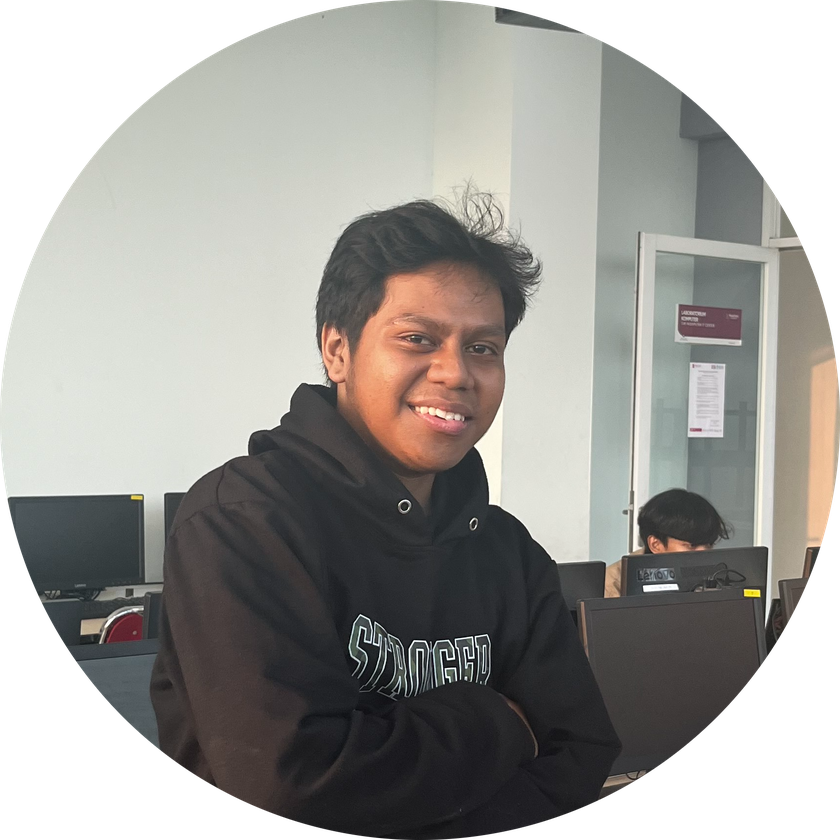
#> input picture Hasil Kuliah 4 Tahun/Semester 5/Pengelolahan Citra Digital/Sesi 6/Latihan/File Gambar/image.png, 840 x 840 px, shrunk from 1708 x 1708 before the run, found by its file name
$ python tugas.py
#> lines starting #> are read from the running program, lines starting #| are printed output that depends on the picture
import numpy as np
import imageio
import matplotlib.pyplot as plt
from scipy.ndimage import convolve

# Fungsi untuk menerapkan operator Roberts
def roberts_edge_detection(image):
    # Kernel Roberts
    kernel_x = np.array([[1, 0], [0, -1]])
    kernel_y = np.array([[0, 1], [-1, 0]])

    # Menggunakan konvolusi
    gx = convolve(image, kernel_x)
    gy = convolve(image, kernel_y)

    # Menghitung magnitude
    edges = np.hypot(gx, gy)
    edges = edges / edges.max()  # Normalisasi
    return edges

# Fungsi untuk menerapkan operator Sobel
def sobel_edge_detection(image):
    # Kernel Sobel
    kernel_x = np.array([[1, 0, -1], [2, 0, -2], [1, 0, -1]])
    kernel_y = np.array([[1, 2, 1], [0, 0, 0], [-1, -2, -1]])

    # Menggunakan konvolusi
    gx = convolve(image, kernel_x)
    gy = convolve(image, kernel_y)

    # Menghitung magnitude
    edges = np.hypot(gx, gy)
    edges = edges / edges.max()  # Normalisasi
    return edges

# Membaca gambar dan mengubahnya menjadi grayscale
image = imageio.imread('C:\\LupusKae\\image.png')
#> image is the input picture: shape (840, 840, 4); mean R, G, B, A 106.7, 105.2, 101.2, 200.3
if image.ndim == 3:  # Jika gambar berwarna
    image = np.dot(image[..., :3], [0.2989, 0.5870, 0.1140])  # Konversi ke grayscale
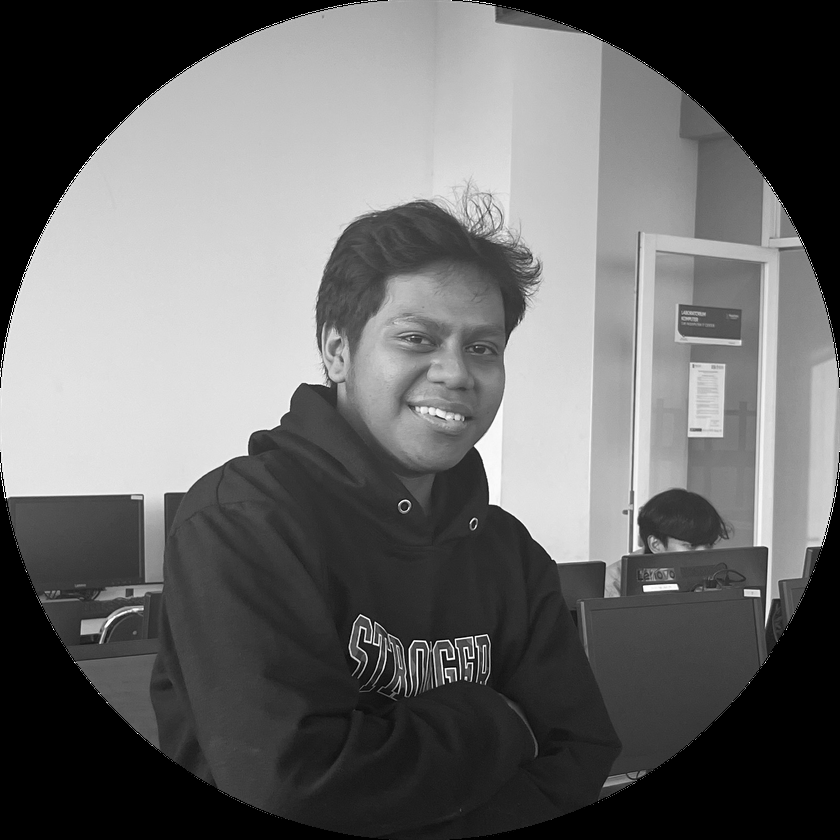
#> image: shape (840, 840) float64; min 0, max 255, mean 105.2

# Menerapkan deteksi tepi
edges_roberts = roberts_edge_detection(image)
#> in roberts_edge_detection, `gx = convolve(image, kernel_x)`:
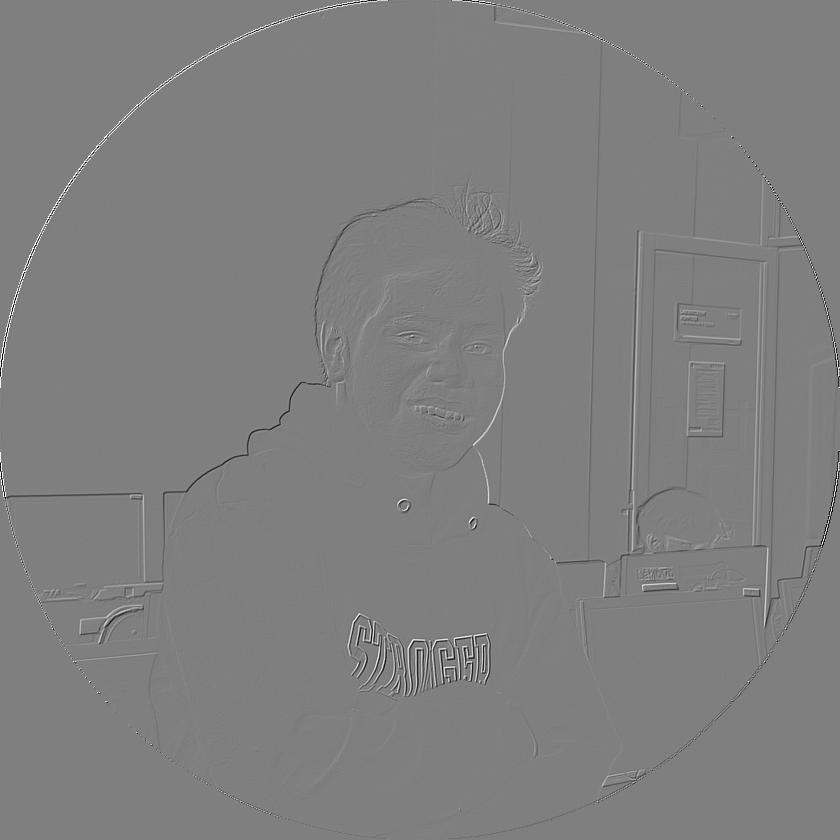
#> gx: shape (840, 840) float64; min -255, max 255, mean 0; drawn with min black and max white
#> in roberts_edge_detection, `edges = np.hypot(gx, gy)`:
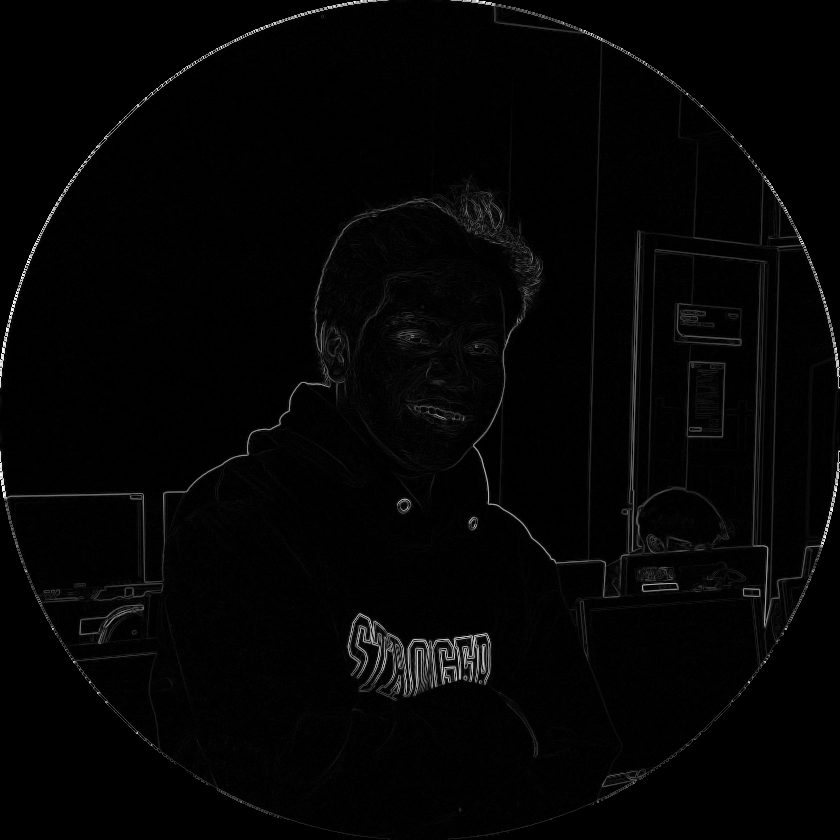
#> edges: shape (840, 840) float64; min 0, max 360.6, mean 6.6; drawn with min black and max white
edges_sobel = sobel_edge_detection(image)

# Menampilkan hasil
plt.figure(figsize=(12, 6))
plt.subplot(1, 3, 1)
plt.title('Original Image')
plt.imshow(image, cmap='gray')
plt.axis('off')

plt.subplot(1, 3, 2)
plt.title('Edges - Roberts')
plt.imshow(edges_roberts, cmap='gray')
plt.axis('off')

plt.subplot(1, 3, 3)
plt.title('Edges - Sobel')
plt.imshow(edges_sobel, cmap='gray')
plt.axis('off')

plt.show()
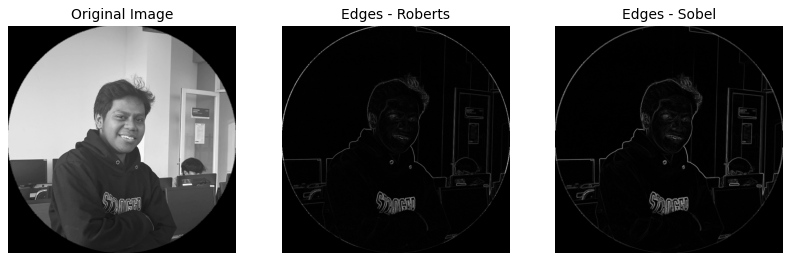
#> figure drawn by matplotlib, 3 panels
